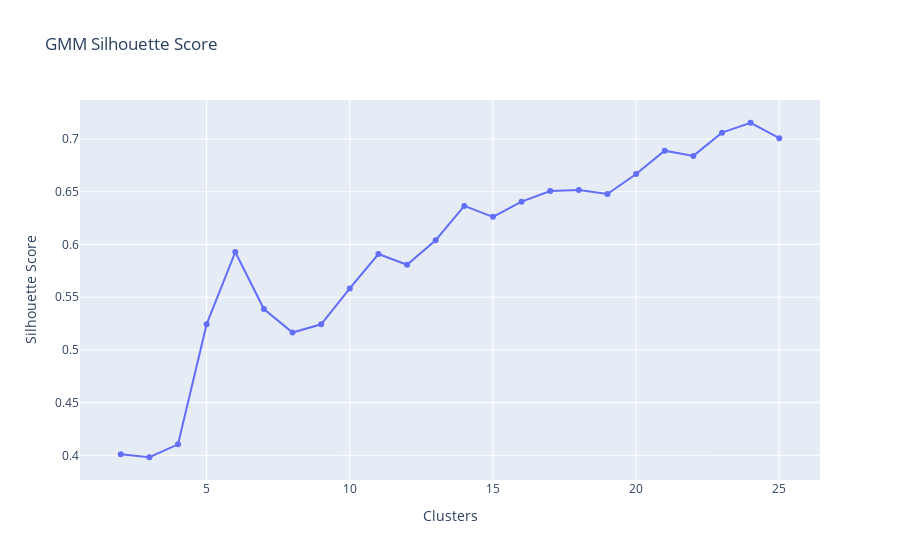

Source (notebook cell):
### Code cell
fig = px.line(x = clusters, y = gmm_list, markers=True, title = 'GMM Silhouette Score')
fig.update_layout(yaxis_title = 'Silhouette Score', xaxis_title = 'Clusters')
fig.show()

### Figure 1 — Plotly figure (JSON) as saved in the notebook; plotly's stock layout.template omitted (floating-point values rounded to 4 significant figures)
{"data": [{"hovertemplate": "x=%{x}<br>y=%{y}<extra></extra>", "legendgroup": "", "line": {"color": "#636efa", "dash": "solid"}, "marker": {"symbol": "circle"}, "mode": "lines+markers", "name": "", "orientation": "v", "showlegend": false, "type": "scatter", "x": [2, 3, 4, 5, 6, 7, 8, 9, 10, 11, 12, 13, 14, 15, 16, 17, 18, 19, 20, 21, 22, 23, 24, 25], "xaxis": "x", "y": [0.4011, 0.3982, 0.4104, 0.5244, 0.5928, 0.5388, 0.5164, 0.5243, 0.5583, 0.5909, 0.5808, 0.604, 0.6366, 0.6262, 0.6406, 0.6507, 0.6517, 0.6479, 0.6669, 0.689, 0.684, 0.706, 0.7155, 0.7008], "yaxis": "y"}], "layout": {"autosize": true, "legend": {"tracegroupgap": 0}, "title": {"text": "GMM Silhouette Score"}, "xaxis": {"anchor": "y", "autorange": true, "domain": [0, 1], "range": [0.6398, 26.36], "title": {"text": "Clusters"}, "type": "linear"}, "yaxis": {"anchor": "x", "autorange": true, "domain": [0, 1], "range": [0.372, 0.7417], "title": {"text": "Silhouette Score"}, "type": "linear"}}}
